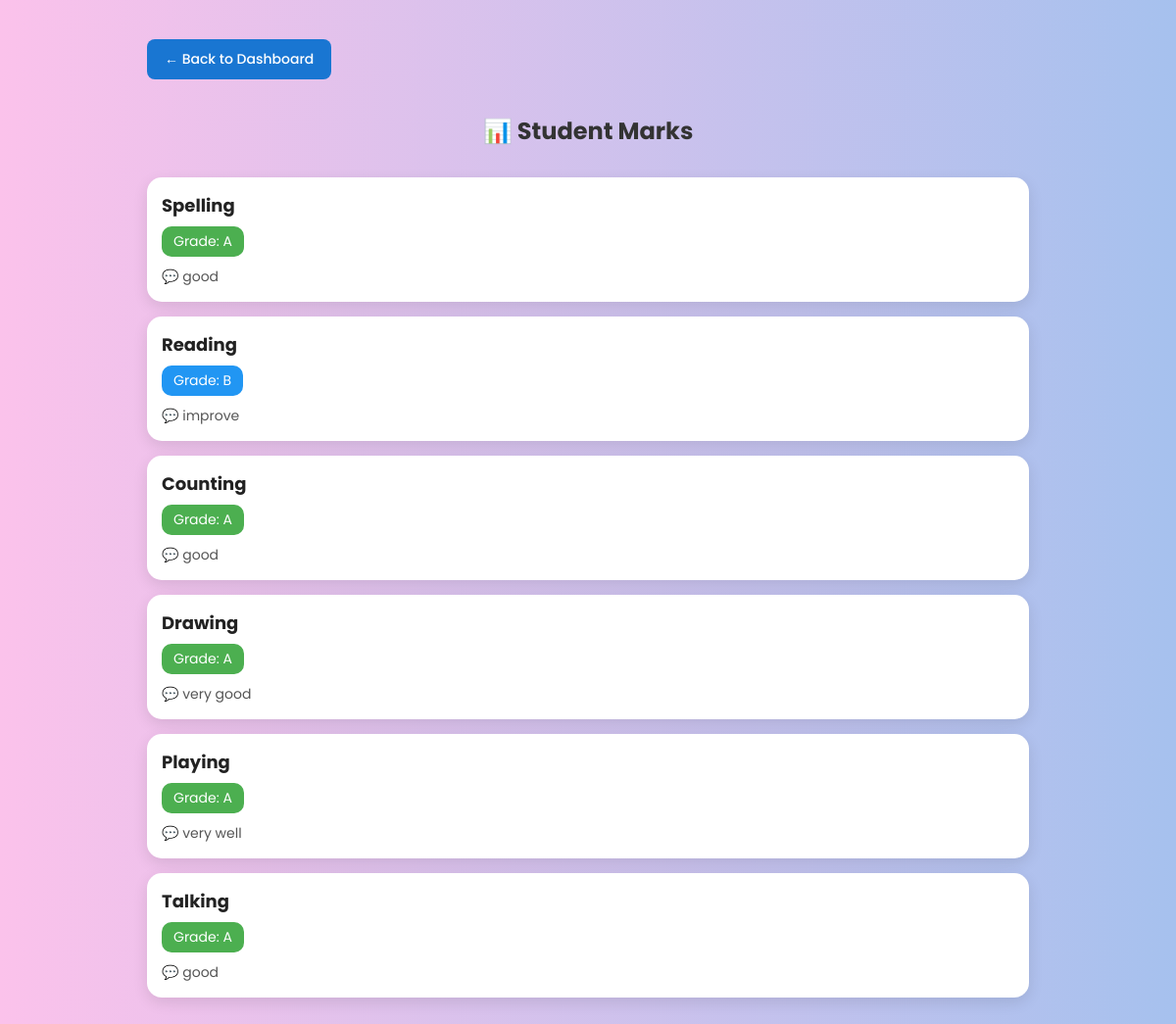
Screenshot of /marks/ (signed in) with the database file from the repository.
### students/models.py (models this page shows, shortened)
class Marks(models.Model):
    student = models.ForeignKey(Admission, on_delete=models.CASCADE)
    learning = models.CharField(max_length=100)
    grade = models.CharField(max_length=10)
    comments = models.TextField()

### students/views.py (the view)
# urls.py: path('marks/', views.marks_view, name='marks'),
def marks_view(request):
    student_id = request.session.get('student_id')
    marks = Marks.objects.filter(student_id=student_id)
    return render(request, 'marks.html', {'marks': marks})

### templates/marks.html (shortened to what this page needs)
<!DOCTYPE html>
<html>
<head>
</head>
<body>
<div class="container">
    <a href="{% url 'student_dashboard' %}" class="back-btn">← Back to Dashboard</a>
    <h2 class="header">📊 Student Marks</h2>
    {% for m in marks %}
        <div class="card">
            <div class="learning">
                {{ m.learning }}
            </div>
            <span class="grade {{ m.grade }}">
                Grade: {{ m.grade }}
            </span>
            <div class="comment">
                💬 {{ m.comments }}
            </div>
        </div>
    {% empty %}
        <div class="empty">
            📭 No Marks Found
        </div>
    {% endfor %}
</div>
</body>
</html>

### templates/marks.html (style rules this page uses)
body { font-family: 'Poppins', sans-serif; background: linear-gradient(to right, #fbc2eb, #a6c1ee); margin: 0; }
.container { max-width: 900px; margin: 40px auto; }
.back-btn { display: inline-block; margin-bottom: 15px; padding: 10px 18px; background: #1976d2; color: white; text-decoration: none; border-radius: 8px; font-size: 14px; font-weight: 500; }
.header { text-align: center; margin-bottom: 30px; color: #333; }
.card { background: white; padding: 15px; margin-bottom: 15px; border-radius: 15px; box-shadow: 0 5px 15px rgba(0,0,0,0.1); transition: 0.3s; }
.learning { font-size: 18px; font-weight: bold; color: #222; }
.grade { margin-top: 8px; display: inline-block; padding: 5px 12px; border-radius: 10px; font-size: 14px; color: white; }
.A { background: #4CAF50; }
.B { background: #2196F3; }
.comment { margin-top: 10px; color: #555; font-size: 14px; }

### rows the page displays
Marks: learning "Spelling", grade "A", comments "good"
Marks: learning "Reading", grade "B", comments "improve"
Marks: learning "Counting", grade "A", comments "good"
Marks: learning "Drawing", grade "A", comments "very good"
Marks: learning "Playing", grade "A", comments "very well"
Marks: learning "Talking", grade "A", comments "good"
